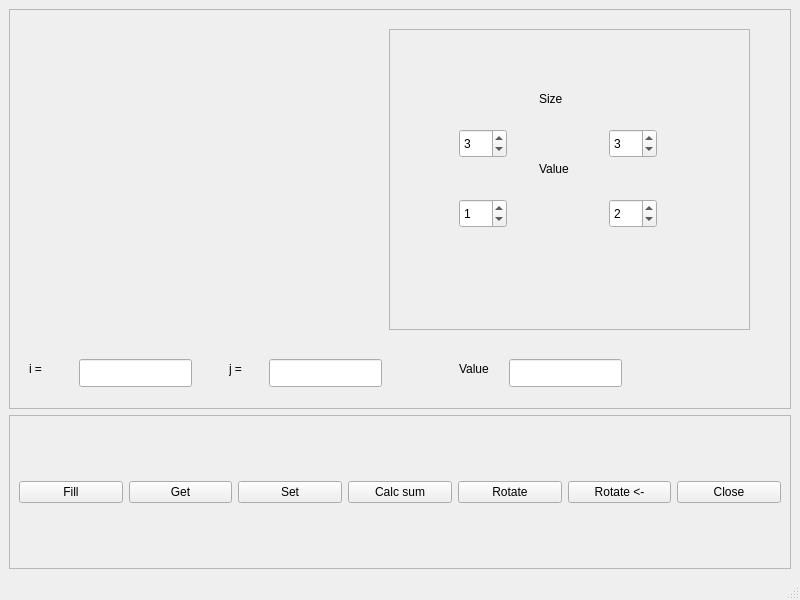
<?xml version="1.0" encoding="UTF-8"?>
<ui version="4.0">
 <class>Dopusk02_TNR</class>
 <widget class="QMainWindow" name="Dopusk02_TNR">
  <property name="geometry">
   <rect>
    <x>0</x>
    <y>0</y>
    <width>800</width>
    <height>600</height>
   </rect>
  </property>
  <property name="windowTitle">
   <string>Dopusk02_TNR</string>
  </property>
  <widget class="QWidget" name="centralwidget">
   <layout class="QGridLayout" name="gridLayout_3">
    <item row="1" column="0">
     <widget class="QFrame" name="frame">
      <property name="frameShape">
       <enum>QFrame::StyledPanel</enum>
      </property>
      <property name="frameShadow">
       <enum>QFrame::Raised</enum>
      </property>
      <layout class="QHBoxLayout" name="horizontalLayout">
       <item>
        <widget class="QPushButton" name="pushButton">
         <property name="text">
          <string>Fill</string>
         </property>
        </widget>
       </item>
       <item>
        <widget class="QPushButton" name="getBtn">
         <property name="text">
          <string>Get</string>
         </property>
        </widget>
       </item>
       <item>
        <widget class="QPushButton" name="setBtn">
         <property name="text">
          <string>Set</string>
         </property>
        </widget>
       </item>
       <item>
        <widget class="QPushButton" name="pushButton_2">
         <property name="text">
          <string>Calc sum</string>
         </property>
        </widget>
       </item>
       <item>
        <widget class="QPushButton" name="rotateBtn">
         <property name="text">
          <string>Rotate</string>
         </property>
        </widget>
       </item>
       <item>
        <widget class="QPushButton" name="rotate1Btn">
         <property name="text">
          <string>Rotate &lt;-</string>
         </property>
        </widget>
       </item>
       <item>
        <widget class="QPushButton" name="closeBtn">
         <property name="text">
          <string>Close</string>
         </property>
        </widget>
       </item>
      </layout>
     </widget>
    </item>
    <item row="0" column="0">
     <widget class="QFrame" name="frame_2">
      <property name="minimumSize">
       <size>
        <width>0</width>
        <height>400</height>
       </size>
      </property>
      <property name="frameShape">
       <enum>QFrame::StyledPanel</enum>
      </property>
      <property name="frameShadow">
       <enum>QFrame::Raised</enum>
      </property>
      <widget class="QWidget" name="gridLayoutWidget">
       <property name="geometry">
        <rect>
         <x>20</x>
         <y>20</y>
         <width>341</width>
         <height>301</height>
        </rect>
       </property>
       <layout class="QGridLayout" name="gridLayout"/>
      </widget>
      <widget class="QFrame" name="frame_3">
       <property name="geometry">
        <rect>
         <x>380</x>
         <y>20</y>
         <width>361</width>
         <height>301</height>
        </rect>
       </property>
       <property name="frameShape">
        <enum>QFrame::StyledPanel</enum>
       </property>
       <property name="frameShadow">
        <enum>QFrame::Raised</enum>
       </property>
       <widget class="QLabel" name="sizeLabel">
        <property name="geometry">
         <rect>
          <x>150</x>
          <y>60</y>
          <width>63</width>
          <height>20</height>
         </rect>
        </property>
        <property name="text">
         <string>Size</string>
        </property>
       </widget>
       <widget class="QLabel" name="valueLabel">
        <property name="geometry">
         <rect>
          <x>150</x>
          <y>130</y>
          <width>63</width>
          <height>20</height>
         </rect>
        </property>
        <property name="text">
         <string>Value</string>
        </property>
       </widget>
       <widget class="QSpinBox" name="sizeSpinBox1">
        <property name="geometry">
         <rect>
          <x>70</x>
          <y>100</y>
          <width>48</width>
          <height>29</height>
         </rect>
        </property>
        <property name="minimum">
         <number>1</number>
        </property>
        <property name="maximum">
         <number>12</number>
        </property>
        <property name="value">
         <number>3</number>
        </property>
       </widget>
       <widget class="QSpinBox" name="sizeSpinBox2">
        <property name="geometry">
         <rect>
          <x>220</x>
          <y>100</y>
          <width>48</width>
          <height>29</height>
         </rect>
        </property>
        <property name="minimum">
         <number>1</number>
        </property>
        <property name="maximum">
         <number>12</number>
        </property>
        <property name="value">
         <number>3</number>
        </property>
       </widget>
       <widget class="QSpinBox" name="valueSpinBox1">
        <property name="geometry">
         <rect>
          <x>70</x>
          <y>170</y>
          <width>48</width>
          <height>29</height>
         </rect>
        </property>
        <property name="value">
         <number>1</number>
        </property>
       </widget>
       <widget class="QSpinBox" name="valueSpinBox2">
        <property name="geometry">
         <rect>
          <x>220</x>
          <y>170</y>
          <width>48</width>
          <height>29</height>
         </rect>
        </property>
        <property name="value">
         <number>2</number>
        </property>
       </widget>
      </widget>
      <widget class="QLineEdit" name="iEdit">
       <property name="geometry">
        <rect>
         <x>70</x>
         <y>350</y>
         <width>113</width>
         <height>28</height>
        </rect>
       </property>
      </widget>
      <widget class="QLineEdit" name="jEdit">
       <property name="geometry">
        <rect>
         <x>260</x>
         <y>350</y>
         <width>113</width>
         <height>28</height>
        </rect>
       </property>
      </widget>
      <widget class="QLabel" name="label_3">
       <property name="geometry">
        <rect>
         <x>20</x>
         <y>350</y>
         <width>63</width>
         <height>20</height>
        </rect>
       </property>
       <property name="text">
        <string>i =</string>
       </property>
      </widget>
      <widget class="QLabel" name="label_4">
       <property name="geometry">
        <rect>
         <x>220</x>
         <y>350</y>
         <width>63</width>
         <height>20</height>
        </rect>
       </property>
       <property name="text">
        <string>j =</string>
       </property>
      </widget>
      <widget class="QLabel" name="label_5">
       <property name="geometry">
        <rect>
         <x>450</x>
         <y>350</y>
         <width>63</width>
         <height>20</height>
        </rect>
       </property>
       <property name="text">
        <string>Value</string>
       </property>
      </widget>
      <widget class="QLineEdit" name="valueEdit">
       <property name="geometry">
        <rect>
         <x>500</x>
         <y>350</y>
         <width>113</width>
         <height>28</height>
        </rect>
       </property>
      </widget>
     </widget>
    </item>
   </layout>
  </widget>
  <widget class="QMenuBar" name="menubar">
   <property name="geometry">
    <rect>
     <x>0</x>
     <y>0</y>
     <width>800</width>
     <height>25</height>
    </rect>
   </property>
  </widget>
  <widget class="QStatusBar" name="statusbar"/>
 </widget>
 <resources/>
 <connections/>
</ui>
